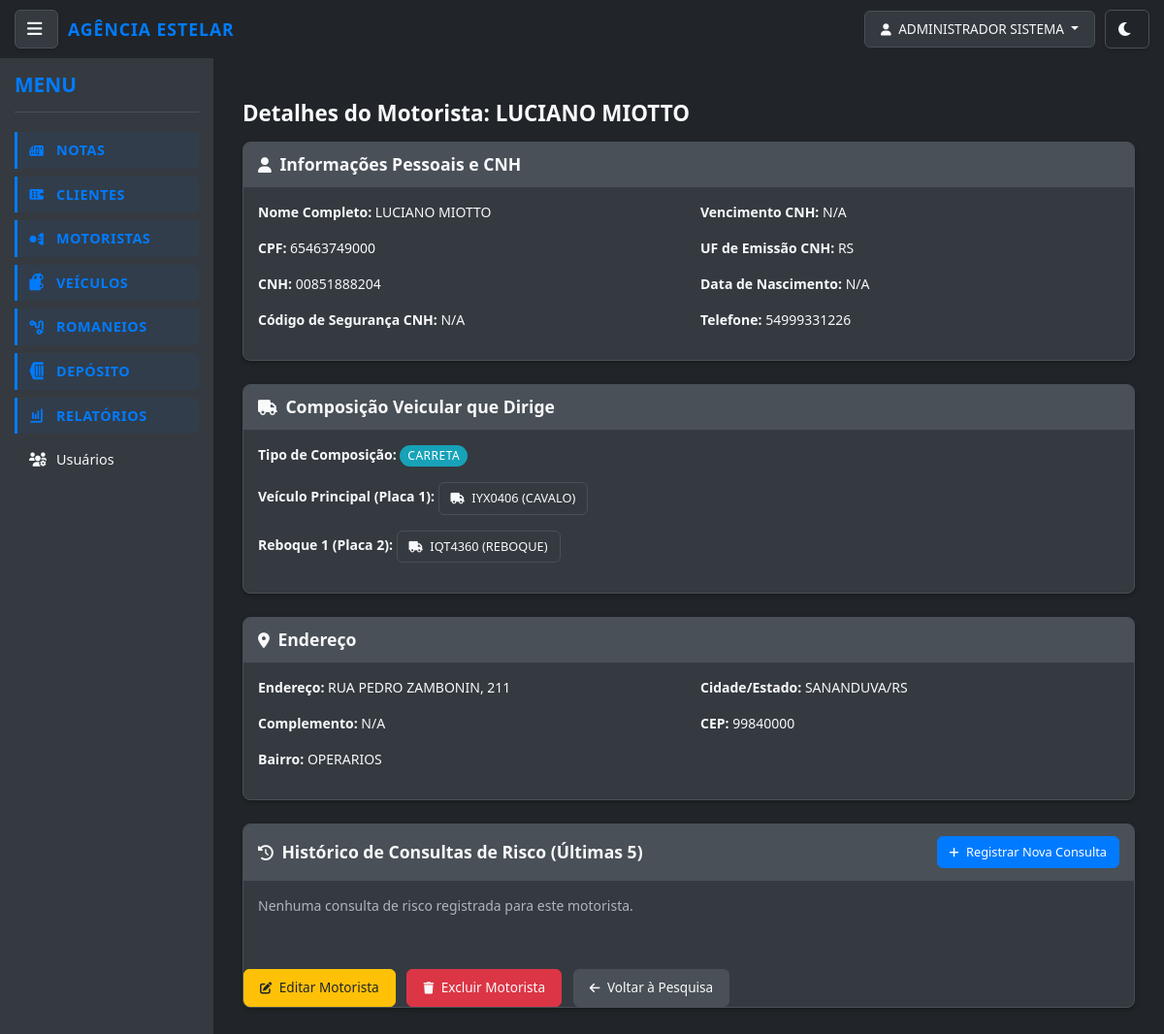
The app's page /notas/motoristas/4/detalhes/ (signed in), older data.
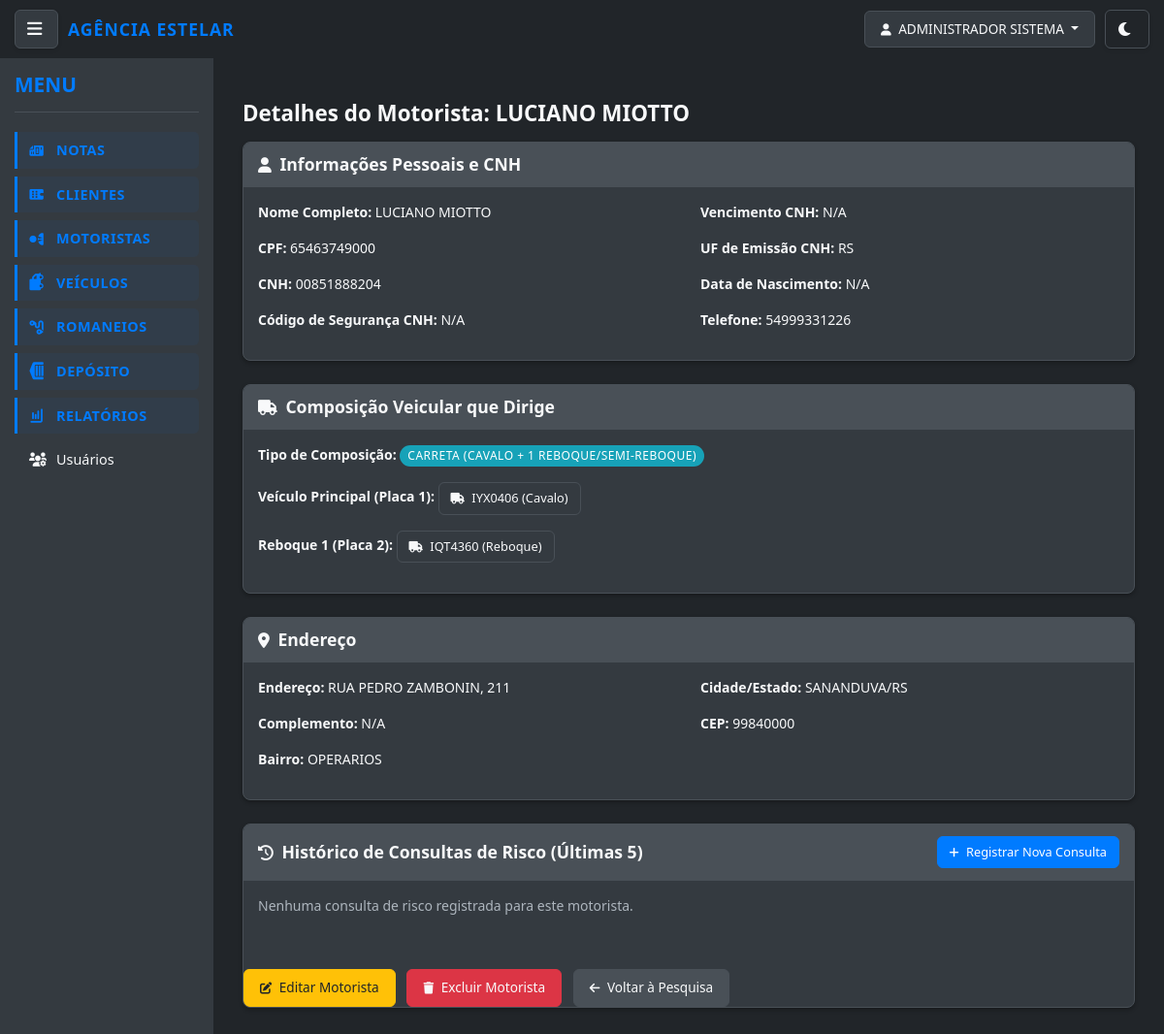
The same page, newer data.
### notas/models.py (models this page shows, shortened)
class UpperCaseMixin:
    def save(self, *args, **kwargs):
        for field in self._meta.fields:
            if hasattr(field, 'max_length') and hasattr(self, field.name):
                value = getattr(self, field.name)
                if value and isinstance(value, str):
                    exclude_fields = [
                        'email', 'password', 'username', 'cpf', 'cnpj',
                        'cnh', 'chassi', 'renavam', 'placa', 'cep',
                        'telefone', 'rntrc', 'numero_consulta', 'tipo_usuario',
                        'status'  # Adicionado para não converter status para maiúsculo
                    ]
                    if field.name not in exclude_fields:
                        setattr(self, field.name, value.upper())
        super().save(*args, **kwargs)

class Motorista(UpperCaseMixin, models.Model):
    nome = models.CharField(max_length=255, verbose_name="Nome Completo")
    cpf = models.CharField(max_length=14, unique=True, verbose_name="CPF") # Ex: 000.000.000-00
    cnh = models.CharField(max_length=11, unique=True, blank=True, null=True, verbose_name="CNH")
    codigo_seguranca = models.CharField(max_length=10, blank=True, null=True, verbose_name="Código de Segurança CNH")
    vencimento_cnh = models.DateField(blank=True, null=True, verbose_name="Vencimento CNH")
    uf_emissao_cnh = models.CharField(max_length=2, blank=True, null=True, verbose_name="UF Emissão CNH")
    telefone = models.CharField(max_length=20, blank=True, null=True, verbose_name="Telefone")
    endereco = models.CharField(max_length=255, blank=True, null=True, verbose_name="Endereço")
    numero = models.CharField(max_length=10, blank=True, null=True, verbose_name="Número")
    complemento = models.CharField(max_length=255, blank=True, null=True, verbose_name="Complemento")
    bairro = models.CharField(max_length=100, blank=True, null=True, verbose_name="Bairro")
    cidade = models.CharField(max_length=100, blank=True, null=True, verbose_name="Cidade")
    estado = models.CharField(max_length=2, blank=True, null=True, verbose_name="Estado (UF)")
    cep = models.CharField(max_length=9, blank=True, null=True, verbose_name="CEP")
    data_nascimento = models.DateField(blank=True, null=True, verbose_name="Data de Nascimento")
    numero_consulta = models.CharField(max_length=50, blank=True, null=True, verbose_name="Número da Última Consulta")
    TIPO_COMPOSICAO_MOTORISTA_CHOICES = [
        ('Carro', 'Carro'),
        ('Van', 'Van'),
        ('Caminhão', 'Caminhão'),
        ('Carreta', 'Carreta (Cavalo + 1 Reboque/Semi-reboque)'),
        ('Bitrem', 'Bitrem (Cavalo + 2 Reboques/Semi-reboques)'),
    ]
    tipo_composicao_motorista = models.CharField(
        max_length=50,
        choices=TIPO_COMPOSICAO_MOTORISTA_CHOICES,
        default='Caminhão',
        verbose_name="Tipo de Composição que Dirige"
    )
    veiculo_principal = models.ForeignKey( # Caminhão Trator, Carro ou Van
        'Veiculo',
        on_delete=models.SET_NULL,
        blank=True,
        null=True,
        related_name='motoristas_veiculo_principal',
        verbose_name="Veículo Principal (Placa 1)"
    )
    reboque_1 = models.ForeignKey( # Primeiro Reboque/Semi-reboque (se Carreta ou Bi-trem)
        'Veiculo',
        on_delete=models.SET_NULL,
        blank=True,
        null=True,
        related_name='motoristas_reboque_1',
        verbose_name="Reboque 1 (Placa 2)"
    )
    reboque_2 = models.ForeignKey( # Segundo Reboque/Semi-reboque (se Bi-trem)
        'Veiculo',
        on_delete=models.SET_NULL,
        blank=True,
        null=True,
        related_name='motoristas_reboque_2',
        verbose_name="Reboque 2 (Placa 3)"
    )
    class Meta:
        verbose_name = "Motorista"
        verbose_name_plural = "Motoristas"
        ordering = ['nome']

class Veiculo(UpperCaseMixin, models.Model):
    TIPO_UNIDADE_CHOICES = [
        ('Carro', 'Carro'),
        ('Van', 'Van'),
        ('Caminhão', 'Caminhão'),
        ('Cavalo', 'Cavalo'),
        ('Reboque', 'Reboque'),
        ('Semi-reboque', 'Semi-reboque'),
    ]
    tipo_unidade = models.CharField(
        max_length=50,
        choices=TIPO_UNIDADE_CHOICES,
        default='Caminhão',
        verbose_name="Tipo da Unidade de Veículo"
    )
    placa = models.CharField(max_length=7, unique=True, verbose_name="Placa") # Max_length ajustado para 7 (Mercosul)
    pais = models.CharField(max_length=50, default='Brasil', verbose_name="País")
    estado = models.CharField(max_length=2, blank=True, null=True, verbose_name="Estado (UF)")
    cidade = models.CharField(max_length=100, blank=True, null=True, verbose_name="Cidade")
    chassi = models.CharField(max_length=17, unique=True, blank=True, null=True, verbose_name="Chassi") # Max_length ajustado para 17
    renavam = models.CharField(max_length=11, unique=True, blank=True, null=True, verbose_name="Renavam")
    rntrc = models.CharField(max_length=12, blank=True, null=True, verbose_name="RNTRC")
    ano_fabricacao = models.IntegerField(blank=True, null=True, verbose_name="Ano de Fabricação")
    marca = models.CharField(max_length=100, blank=True, null=True, verbose_name="Marca")
    modelo = models.CharField(max_length=100, blank=True, null=True, verbose_name="Modelo")
    largura = models.DecimalField(max_digits=6, decimal_places=2, blank=True, null=True, verbose_name="Largura (m)")
    altura = models.DecimalField(max_digits=6, decimal_places=2, blank=True, null=True, verbose_name="Altura (m)")
    comprimento = models.DecimalField(max_digits=6, decimal_places=2, blank=True, null=True, verbose_name="Comprimento (m)")
    cubagem = models.DecimalField(max_digits=10, decimal_places=2, blank=True, null=True, verbose_name="Cubagem (m³)")
    proprietario_cpf_cnpj = models.CharField(max_length=18, blank=True, null=True, verbose_name="CPF/CNPJ do Proprietário")
    proprietario_nome_razao_social = models.CharField(max_length=255, blank=True, null=True, verbose_name="Nome/Razão Social do Proprietário")
    proprietario_rg_ie = models.CharField(max_length=20, blank=True, null=True, verbose_name="RG/IE do Proprietário")
    proprietario_telefone = models.CharField(max_length=20, blank=True, null=True, verbose_name="Telefone do Proprietário")
    proprietario_endereco = models.CharField(max_length=255, blank=True, null=True, verbose_name="Endereço do Proprietário")
    proprietario_numero = models.CharField(max_length=10, blank=True, null=True, verbose_name="Número do Proprietário")
    proprietario_bairro = models.CharField(max_length=100, blank=True, null=True, verbose_name="Bairro do Proprietário")
    proprietario_cidade = models.CharField(max_length=100, blank=True, null=True, verbose_name="Cidade do Proprietário")
    proprietario_estado = models.CharField(max_length=2, blank=True, null=True, verbose_name="Estado do Proprietário (UF)")
    proprietario_cep = models.CharField(max_length=9, blank=True, null=True, verbose_name="CEP do Proprietário")
    class Meta:
        verbose_name = "Unidade de Veículo"
        verbose_name_plural = "Unidades de Veículos"
        ordering = ['placa']

### notas/views.py (the view)
# urls.py: path('motoristas/<int:pk>/detalhes/', views.detalhes_motorista, name='detalhes_motorista'),
def detalhes_motorista(request, pk):
    motorista = get_object_or_404(Motorista, pk=pk)
    historico_consultas = HistoricoConsulta.objects.filter(motorista=motorista).order_by('-data_consulta')[:5]
    context = {
        'motorista': motorista,
        'historico_consultas': historico_consultas,
    }
    return render(request, 'notas/detalhes_motorista.html', context)

### notas/models.py (called while the page is built)
    def get_full_name(self):
        return f"{self.first_name} {self.last_name}".strip()

    @property
    def is_admin(self):
        return self.tipo_usuario == 'admin'

    @property
    def is_cliente(self):
        return self.tipo_usuario == 'cliente'

    def can_access_funcionalidades(self):
        return self.is_admin or self.is_funcionario

### notas/templates/notas/detalhes_motorista.html (shortened to what the changed rows need)
{% extends 'base.html' %}
{% block content %}
<div class="container mt-4">
    <h2>Detalhes do Motorista: {{ motorista.nome }}</h2>
    <div class="card mb-4">
        <div class="card-header">
        </div>
        <div class="card-body">
            <div class="row">
                <div class="col-md-6">
                    <p><strong>Nome Completo:</strong> {{ motorista.nome }}</p>
                    <p><strong>CPF:</strong> {{ motorista.cpf }}</p>
                    <p><strong>CNH:</strong> {{ motorista.cnh|default:"N/A" }}</p>
                    <p><strong>Código de Segurança CNH:</strong> {{ motorista.codigo_seguranca|default:"N/A" }}</p>
                </div>
                <div class="col-md-6">
                    <p><strong>Vencimento CNH:</strong> {{ motorista.vencimento_cnh|date:"d/m/Y"|default:"N/A" }}</p>
                    <p><strong>UF de Emissão CNH:</strong> {{ motorista.uf_emissao_cnh|default:"N/A" }}</p>
                    <p><strong>Data de Nascimento:</strong> {{ motorista.data_nascimento|date:"d/m/Y"|default:"N/A" }}</p>
                    <p><strong>Telefone:</strong> {{ motorista.telefone|default:"N/A" }}</p>
                </div>
            </div>
        </div>
    </div>
    <div class="card mb-4">
        <div class="card-header">
        </div>
        <div class="card-body">
            <p><strong>Tipo de Composição:</strong>
                <span class="badge bg-info">{{ motorista.get_tipo_composicao_motorista_display }}</span>
            </p>
            {% if motorista.veiculo_principal %}
                <p><strong>Veículo Principal (Placa 1):</strong>
                    <a href="{% url 'notas:detalhes_veiculo' motorista.veiculo_principal.pk %}" class="btn btn-outline-primary btn-sm">
                        <i class="fas fa-truck"></i> {{ motorista.veiculo_principal.placa }} ({{ motorista.veiculo_principal.get_tipo_unidade_display }})
                    </a>
                </p>
            {% else %}
                <p class="text-muted">Nenhum veículo principal associado.</p>
            {% endif %}
            {% if motorista.reboque_1 %}
                <p><strong>Reboque 1 (Placa 2):</strong>
                    <a href="{% url 'notas:detalhes_veiculo' motorista.reboque_1.pk %}" class="btn btn-outline-secondary btn-sm">
                        <i class="fas fa-truck"></i> {{ motorista.reboque_1.placa }} ({{ motorista.reboque_1.get_tipo_unidade_display }})
                    </a>
                </p>
            {% endif %}
        </div>
    </div>
    <div class="card mb-4">
        <div class="card-header">
        </div>
        <div class="card-body">
            <div class="row">
                <div class="col-md-6">
                    <p><strong>Endereço:</strong> {{ motorista.endereco|default:"N/A" }}, {{ motorista.numero|default:"S/N" }}</p>
                    <p><strong>Complemento:</strong> {{ motorista.complemento|default:"N/A" }}</p>
                    <p><strong>Bairro:</strong> {{ motorista.bairro|default:"N/A" }}</p>
                </div>
                <div class="col-md-6">
                    <p><strong>Cidade/Estado:</strong> {{ motorista.cidade|default:"N/A" }}/{{ motorista.estado|default:"N/A" }}</p>
                    <p><strong>CEP:</strong> {{ motorista.cep|default:"N/A" }}</p>
                </div>
            </div>
        </div>
    </div>
    <div class="card mt-4">
        <div class="card-header d-flex justify-content-between align-items-center">
        </div>
        <div class="card-body">
    </div>
    <div class="mt-4">
    </div>
{% endblock %}

Row changes from the older to the newer data that the page shows:
changed Motorista "LUCIANO MIOTTO": tipo_composicao_motorista "CARRETA" → "CARRETA (CAVALO + 1 REBOQUE/SEMI-REBOQUE)"; veiculo_principal.tipo_unidade "CAVALO" → "Cavalo"; reboque_1.tipo_unidade "REBOQUE" → "Reboque"
